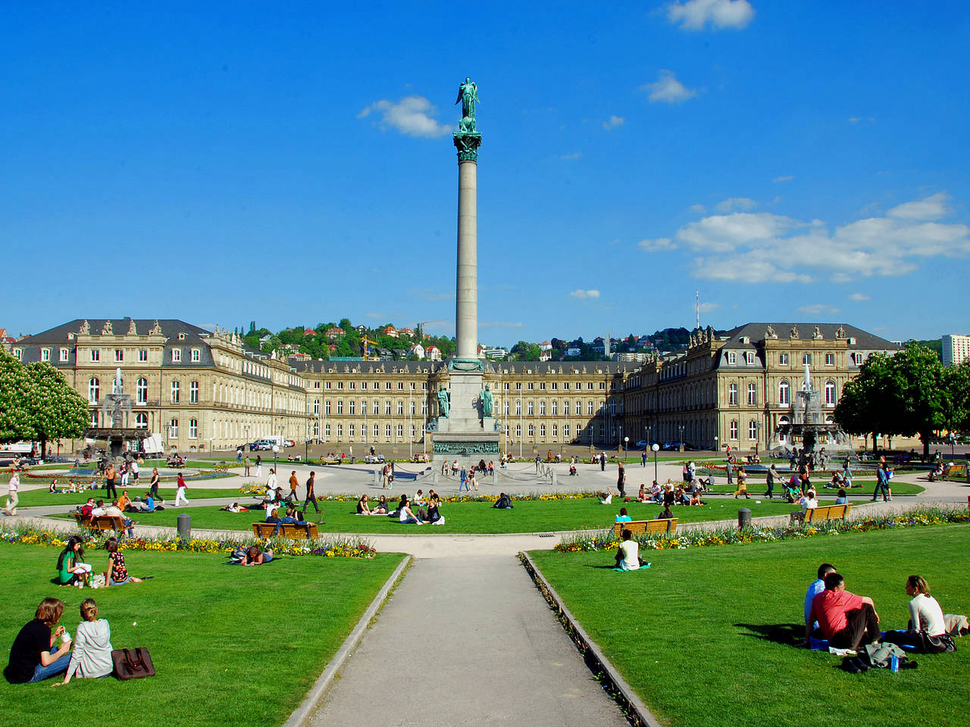
%> input picture Projekt/stuttgart123.png, 970 x 727 px, shrunk from 1280 x 960 before the run
$ octave Farbbild_entpacken.m   (GNU Octave 9; MATLAB toolbox functions it lacks are replaced by stand-ins)
%> lines starting %> are read from the running program, lines starting %| are printed output that depends on the picture
%> further down, I_st123 is the input picture: size 727x970x3 uint8; mean R, G, B 87.4, 135.4, 142.6
### Projekt/BVfkt_Farbbild_entpacken.m
% Aufgabenteil i)
% Funktion, die aus einem Farbbild (mit LSB-basiert versteckten Binärbildern in R, G, B)
% die drei Binärbilder extrahiert.

function [B1, B2, B3] = BVfkt_Farbbild_entpacken(I_mit_info)

    % 1. Die drei Kanäle extrahieren
    R2 = I_mit_info(:,:,1);
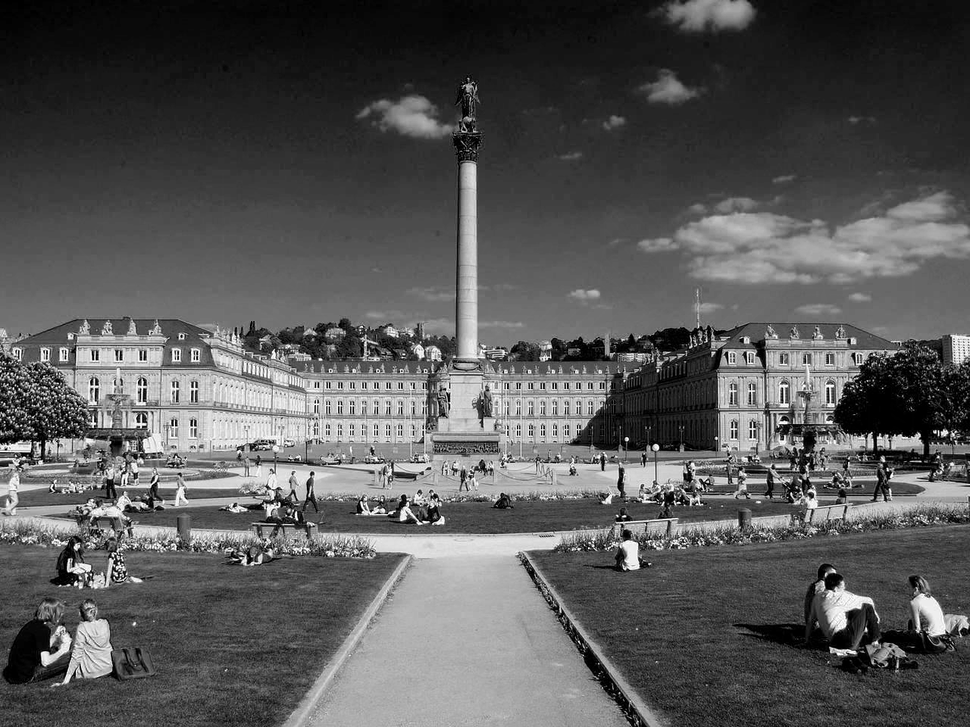
%> R2: size 727x970 uint8; min 0, max 255, mean 87.4
    G2 = I_mit_info(:,:,2);
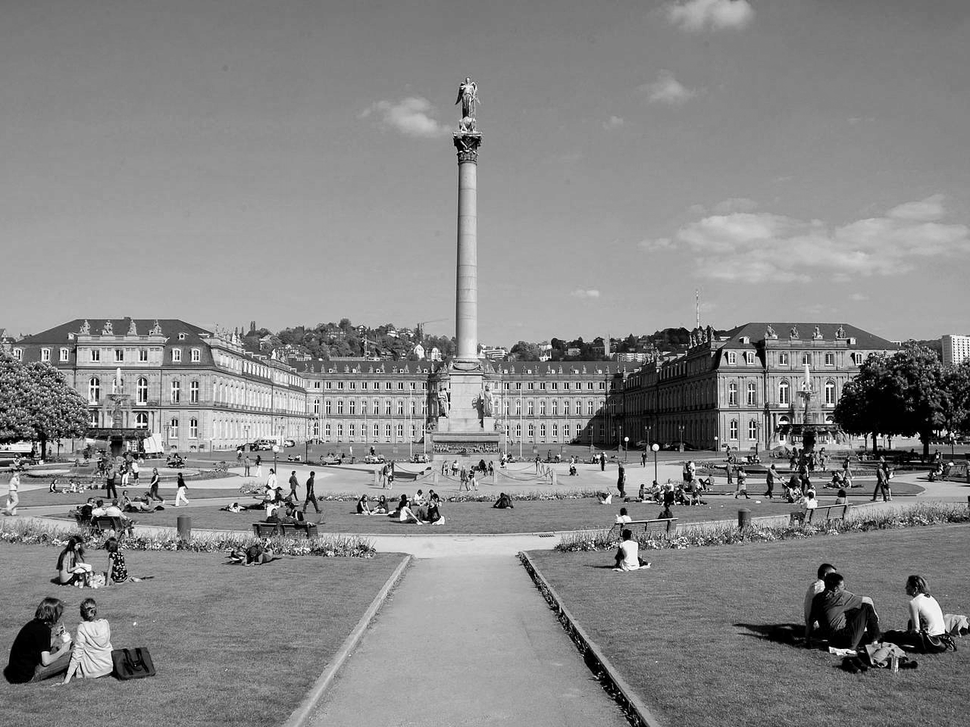
%> G2: size 727x970 uint8; min 0, max 255, mean 135.4
    B2 = I_mit_info(:,:,3);
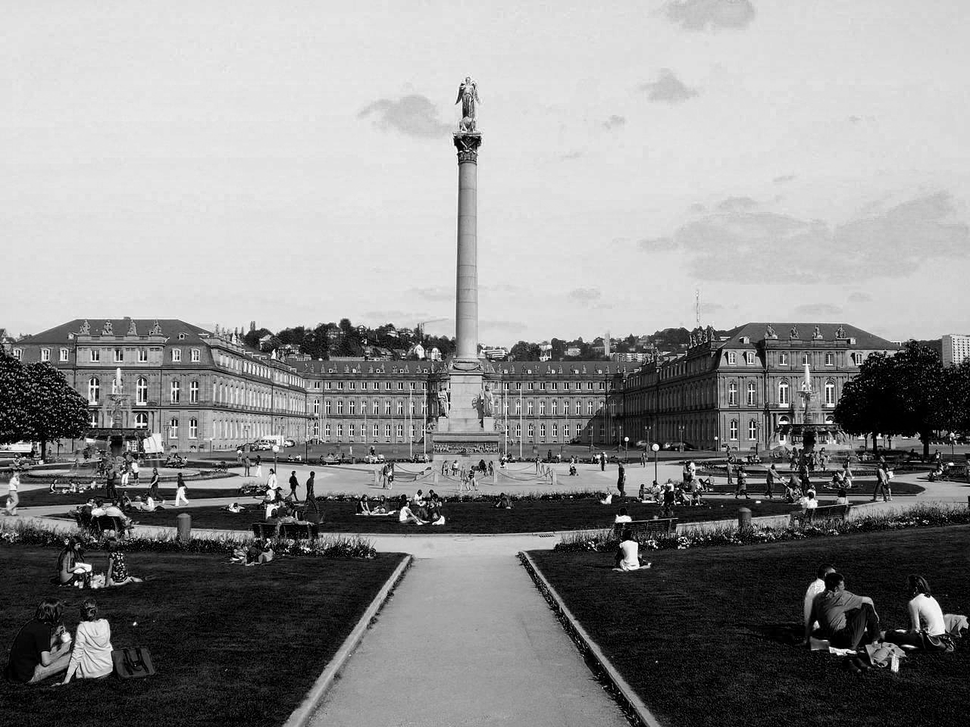
%> B2: size 727x970 uint8; min 0, max 255, mean 142.6

    % 2. LSB auslesen (bitand(...,1)) → Werte 0 oder 1
    b1 = bitand(R2, 1);  % Rotkanal
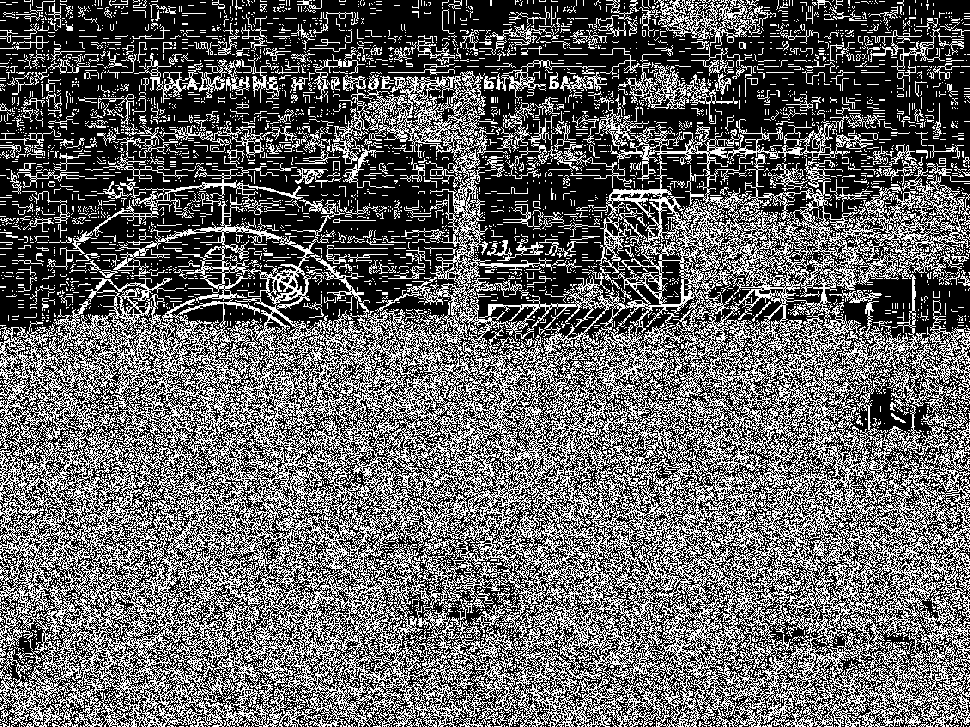
%> b1: size 727x970 uint8; values 0 (black) and 1 (white), 39% white in thin lines or dots
    b2 = bitand(G2, 1);  % Grünkanal
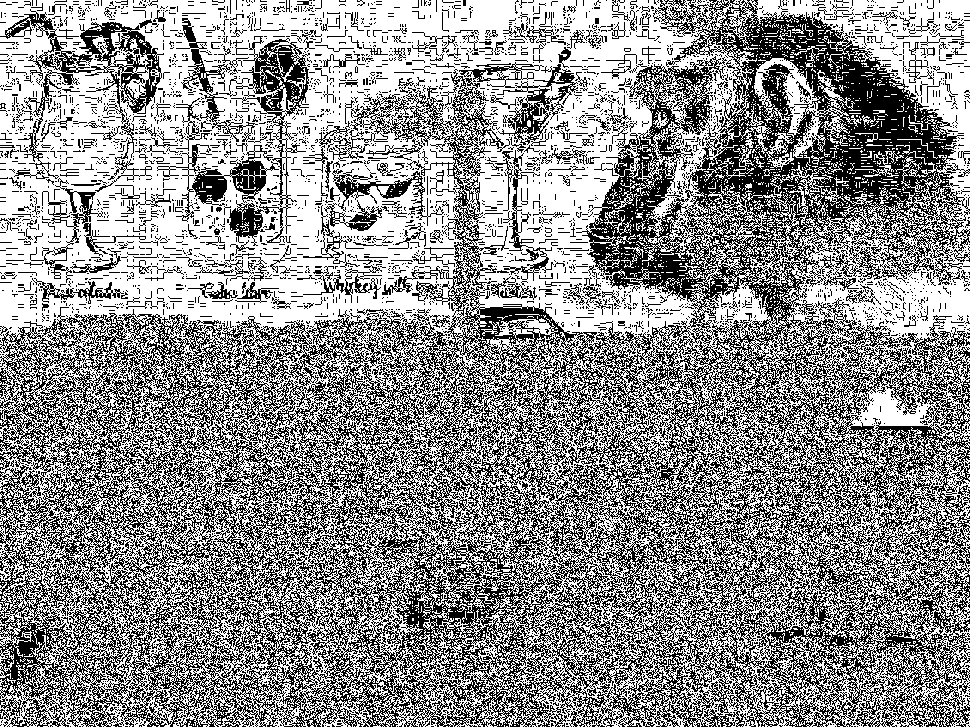
%> b2: size 727x970 uint8; values 0 (black) and 1 (white), 56.5% white; black in thin lines or dots
    b3 = bitand(B2, 1);  % Blaukanal
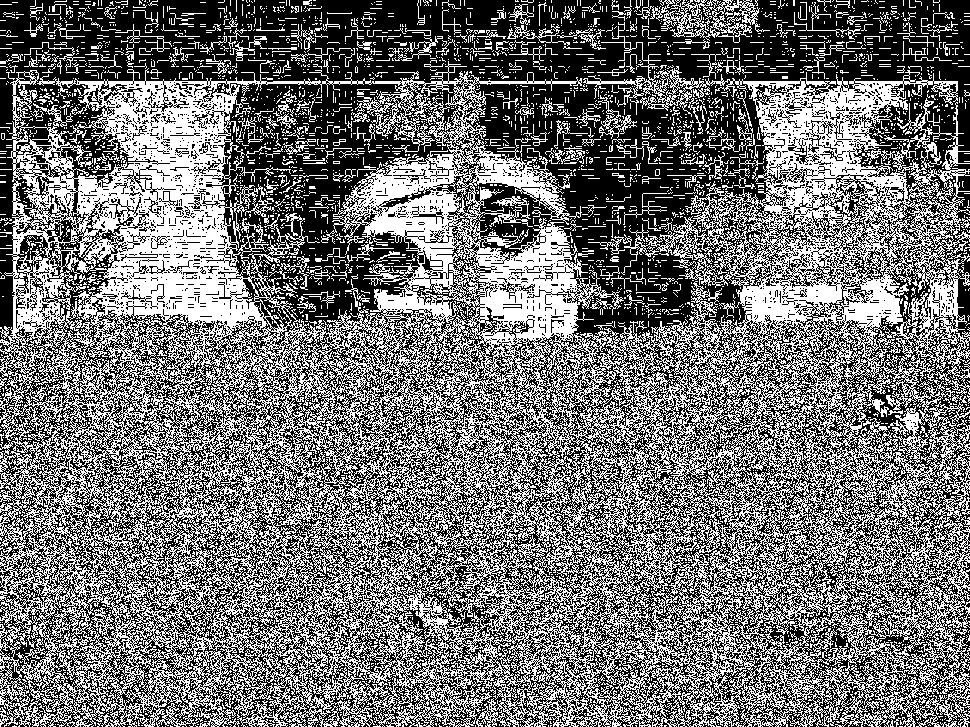
%> b3: size 727x970 uint8; values 0 (black) and 1 (white), 45% white in thin lines or dots

    % 3. Auf 0/255 skalieren
    B1 = uint8(b1 * 255);
%> B1: size 727x970 uint8; 39% white in thin lines or dots
    B2 = uint8(b2 * 255);
%> B2: size 727x970 uint8; 56.5% white; black in thin lines or dots
    B3 = uint8(b3 * 255);
%> B3: size 727x970 uint8; 45% white in thin lines or dots
end

### Projekt/Farbbild_entpacken.m
% Aufgabenteil k)
% Liest das in der Aufgabenstellung bereitgestellte Farbfoto „stuttgart123.png“
% ein und extrahiert die drei dort versteckten Binärbilder.

% 1. „stuttgart123.png“ einlesen
I_st123 = imread('stuttgart123.png');

% 2. Anzeige des Farbbilds
figure;
imshow(I_st123);
title('Original Farbbild „stuttgart123.png“');

% 3. Extrahieren der drei versteckten Binärbilder
[B1_s, B2_s, B3_s] = BVfkt_Farbbild_entpacken(I_st123);

% 4. Darstellung der extrahierten Binärbilder nebeneinander
figure('Name','Extraktion aus Farbbild','Units','normalized','Position',[0.1 0.1 0.8 0.8]);
subplot(2,2,1); imshow(B1_s); title('Extrahiert Binaerbild 1 aus stuttgart123');
subplot(2,2,2); imshow(B2_s); title('Extrahiert Binaerbild 2 aus stuttgart123');
subplot(2,2,3); imshow(B3_s); title('Extrahiert Binaerbild 3 aus stuttgart123');

% 5. Speichern der extrahierten Binärbilder
imwrite(B1_s, 'stuttgart123_Binaer1.png');
imwrite(B2_s, 'stuttgart123_Binaer2.png');
imwrite(B3_s, 'stuttgart123_Binaer3.png');
